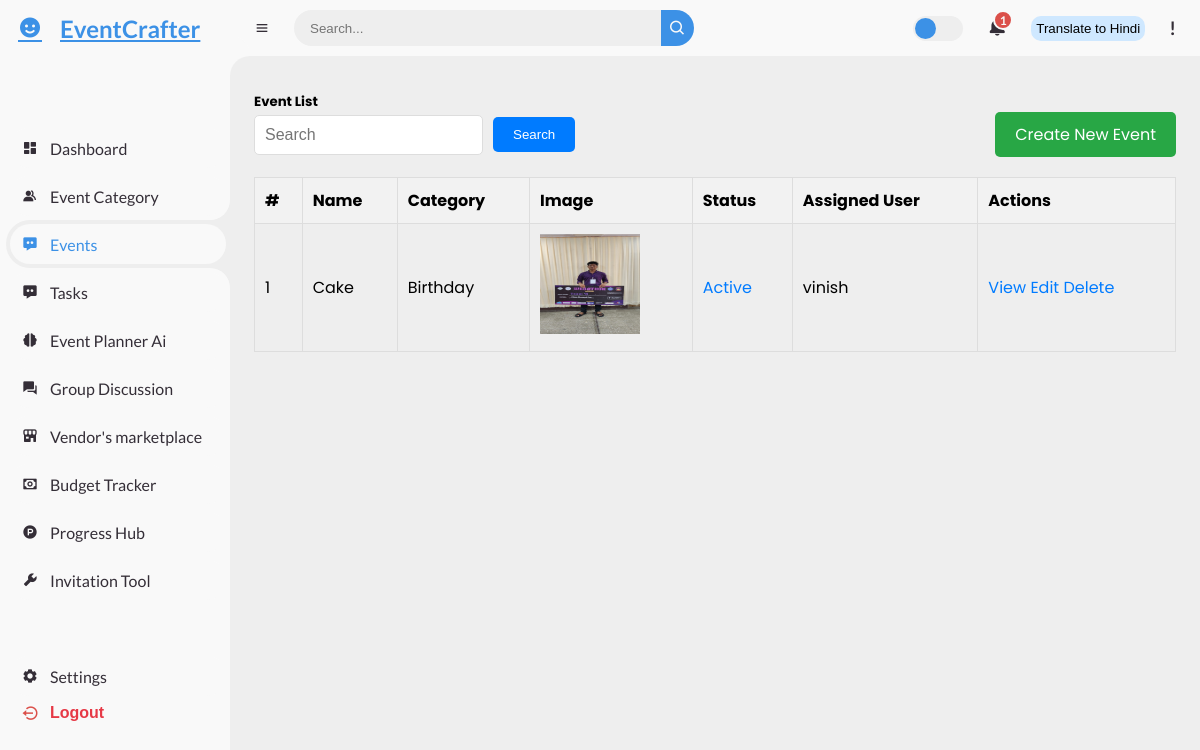
/events/event-list/, run on the app's committed database.
### events/models.py (models this page shows, shortened)
class Event(models.Model):
    category = models.ForeignKey(EventCategory, on_delete=models.CASCADE)
    name = models.CharField(max_length=255, unique=True)
    user = models.ForeignKey('auth.User', on_delete=models.CASCADE)
    description = RichTextUploadingField()
    venue = models.CharField(max_length=255)
    start_date = models.DateField()
    end_date = models.DateField()
    location = LocationField()
    points = models.PositiveIntegerField()
    maximum_attende = models.PositiveIntegerField()
    created_user = models.ForeignKey('auth.User', on_delete=models.CASCADE, blank=True, null=True, related_name='event_created_user')
    updated_user = models.ForeignKey('auth.User', on_delete=models.CASCADE, blank=True, null=True, related_name='event_updated_user')
    created_date = models.DateField(auto_now_add=True)
    updated_date = models.DateField(auto_now_add=True)
    status_choice = (
        ('upcoming', 'Upcoming'),
        ('active', 'Active'),
        ('completed', 'Completed'),
        ('cancel', 'Cancel'),
    )
    status = models.CharField(choices=status_choice, max_length=10)

class EventCategory(models.Model):
    name = models.CharField(max_length=255, unique=True)
    code = models.CharField(max_length=6, unique=True, blank=True)  # Auto-generated numeric code
    created_user = models.ForeignKey(User, on_delete=models.CASCADE, related_name='created_event_categories')
    updated_user = models.ForeignKey(User, on_delete=models.CASCADE, related_name='updated_event_categories')
    created_date = models.DateField(auto_now_add=True)
    updated_date = models.DateField(auto_now=True)
    status_choice = (
        ('upcoming', 'Upcoming'),
        ('active', 'Active'),
        ('deleted', 'Deleted'),
        ('completed', 'Completed'),
    )
    status = models.CharField(choices=status_choice, max_length=10)
    def __str__(self):
        return self.name

class EventImage(models.Model):
    event = models.OneToOneField(Event, on_delete=models.CASCADE)
    image = models.ImageField(upload_to='event_image/')

### events/views.py (the view)
# urls.py: path('event-list/', EventListView.as_view(), name='event-list'),
class EventListView(ListView):
    model = Event
    template_name = 'events/event_list.html'
    context_object_name = 'events'
    def get_context_data(self, **kwargs):
        context = super().get_context_data(**kwargs)
        return context

### templates/events/event_list.html (shortened to what this page needs)
{% extends 'base/base2.html' %}
{% block content %}
<h5>Event List</h5>
<div class="search-container">
    <form action="{% url 'search-event' %}" method="POST">
        <input name="search" type="search" placeholder="Search" aria-label="Search">
        <button type="submit">Search</button>
    </form>
    <a href="{% url 'event-create' %}" class="create-button">Create New Event</a>
</div>
<table>
    <thead>
        <tr>
            <th>#</th>
            <th>Name</th>
            <th>Category</th>
            <th>Image</th>
            <th>Status</th>
            <th>Assigned User</th>
            <th>Actions</th>
        </tr>
    </thead>
    <tbody>
        {% for event in events %}
            <tr>
                <td>{{ forloop.counter }}</td>
                <td>{{ event.name }}</td>
                <td>{{ event.category }}</td>
                <td>
                    {% if event.eventimage %}
                        <img src="{{ event.eventimage.image.url }}" alt="Image" height="100" width="100">
                    {% else %}
                        No Image
                    {% endif %}
                </td>
                <td>
                    <a href="{% url 'update-event-status' event.id %}">{{ event.status|title }}</a>
                </td>
                <td>{{ event.user.username }}</td>
                <td>
                    <a href="{% url 'event-detail' event.pk %}">View</a>
                    <a href="{% url 'event-edit' event.pk %}">Edit</a>
                    <a href="{% url 'event-delete' event.pk %}">Delete</a>
                </td>
            </tr>
        {% empty %}
            <tr>
                <td colspan="7">No events found.</td>
            </tr>
        {% endfor %}
    </tbody>
</table>
{% endblock content %}

### static/css/mentor_dashboard.css (style rules this page uses)
* { margin: 0; padding: 0; box-sizing: border-box; }
a { text-decoration: none; }
:root { --poppins: "Poppins", sans-serif; --lato: "Lato", sans-serif; --light: #f9f9f9; --blue: #3c91e6; --light-blue: #cfe8ff; --grey: #eee; --dark-grey: #aaaaaa; --dark: #342e37; --red: #db504a; --yellow: #ffce26; --light-yellow: #fff2c6; --orange: #fd7238; --light-orange: #ffe0d3; }
html { overflow-x: hidden; }
body { background: var(--grey); overflow-x: hidden; }

### templates/events/event_list.html (style rules this page uses)
.search-container { display: flex; justify-content: space-between; align-items: center; margin-bottom: 20px; }
.search-container form { display: flex; align-items: center; }
.search-container input[type="search"] { padding: 10px; border-radius: 5px; border: 1px solid #ddd; font-size: 16px; }
.search-container button { padding: 10px 20px; margin-left: 10px; background-color: #007bff; color: #fff; border: none; border-radius: 5px; cursor: pointer; transition: background-color 0.3s ease; }
.create-button { padding: 10px 20px; background-color: #28a745; color: #fff; border: none; border-radius: 5px; text-decoration: none; cursor: pointer; transition: background-color 0.3s ease; }
table { width: 100%; border-collapse: collapse; margin: 20px 0; font-size: 16px; }
thead { background-color: #f2f2f2; }
th, td { padding: 10px; text-align: left; border: 1px solid #ddd; }
a { text-decoration: none; color: #007bff; }

### data on the page
Event: name "Cake", category "Birthday", eventimage.image (picture), status "Active", user.username "vinish"
